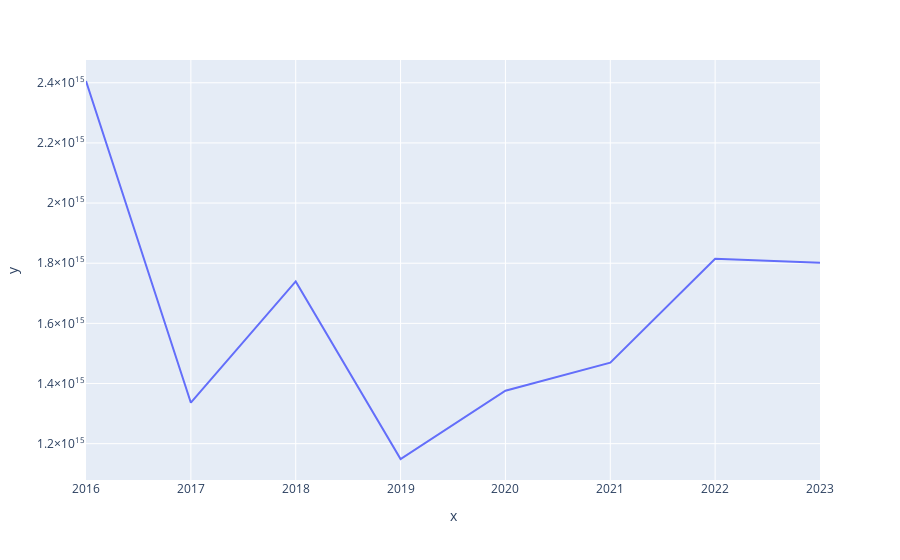

The cell this chart's notebook holds for it:
### Code cell
# unique_year = np.sort(np.unique(year_data))[1:]
# months_box = [True, True, True, True, False, False, False, False, False, False, False, False]
# yearly_data = [np.mean(df[df.year==i].areas[months_box[0:(df.year==i).sum()]]) for i in unique_year]
# fig = px.line(x=unique_year, y=yearly_data)
# # fig.write_image(f"results/{band}/yearly.eps")
# fig

### Figure 1 — Plotly figure (JSON) as saved in the notebook; plotly's stock layout.template omitted (floating-point values rounded to 4 significant figures)
{"data": [{"hovertemplate": "x=%{x}<br>y=%{y}<extra></extra>", "legendgroup": "", "line": {"color": "#636efa", "dash": "solid"}, "marker": {"symbol": "circle"}, "mode": "lines", "name": "", "orientation": "v", "showlegend": false, "type": "scatter", "x": [2016, 2017, 2018, 2019, 2020, 2021, 2022, 2023], "xaxis": "x", "y": [2405861128180017, 1336000000000000.0, 1740000000000000.0, 1149000000000000.0, 1376000000000000.0, 1470000000000000.0, 1815000000000000.0, 1802000000000000.0], "yaxis": "y"}], "layout": {"legend": {"tracegroupgap": 0}, "margin": {"t": 60}, "xaxis": {"anchor": "y", "domain": [0, 1], "title": {"text": "x"}}, "yaxis": {"anchor": "x", "domain": [0, 1], "title": {"text": "y"}}}}
